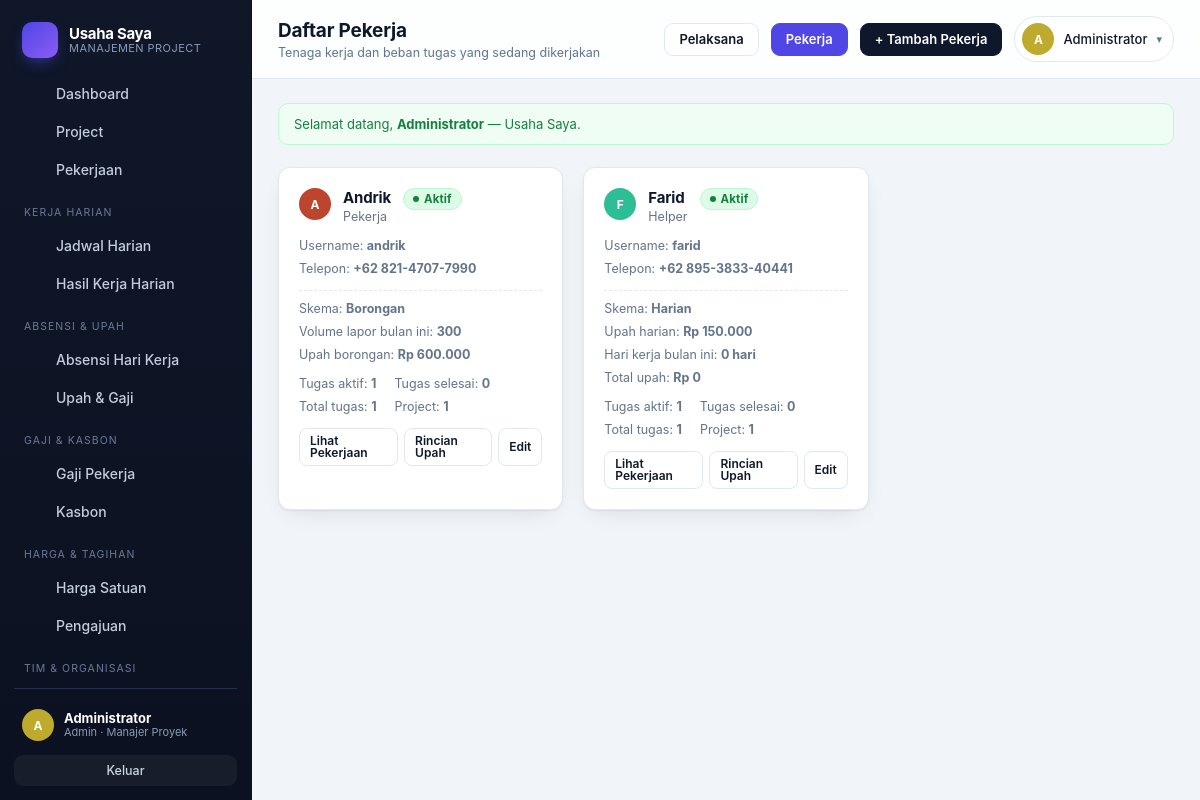
The app's page /tim.php?role=pekerja (signed in) with its own data.
### tables this page shows
CREATE TABLE perusahaan (
    id                INTEGER PRIMARY KEY AUTOINCREMENT,
    nama              TEXT NOT NULL,
    slug              TEXT NOT NULL DEFAULT '',
    logo              TEXT NOT NULL DEFAULT '',
    kontak_nama       TEXT NOT NULL DEFAULT '',
    kontak_telepon    TEXT NOT NULL DEFAULT '',
    masa_aktif_sampai TEXT NOT NULL DEFAULT '',
    maks_user         INTEGER NOT NULL DEFAULT 0,
    aktif             INTEGER NOT NULL DEFAULT 1,
    catatan           TEXT NOT NULL DEFAULT '',
    created_at        TEXT NOT NULL DEFAULT (datetime('now','localtime'))
, tutup_buku_tgl INTEGER NOT NULL DEFAULT 25);

CREATE TABLE users (
    id            INTEGER PRIMARY KEY AUTOINCREMENT,
    username      TEXT NOT NULL UNIQUE,
    password_hash TEXT NOT NULL,
    nama          TEXT NOT NULL,
    role          TEXT NOT NULL DEFAULT 'pekerja',
    jabatan       TEXT NOT NULL DEFAULT '',
    telepon       TEXT NOT NULL DEFAULT '',
    aktif         INTEGER NOT NULL DEFAULT 1,
    created_at    TEXT NOT NULL DEFAULT (datetime('now','localtime'))
, upah_harian REAL NOT NULL DEFAULT 0, skema TEXT NOT NULL DEFAULT 'harian', perusahaan_id INTEGER NOT NULL DEFAULT 0, is_owner INTEGER NOT NULL DEFAULT 0);

### tim.php (the view, shortened to what the rows shown need)
<?php
require_once __DIR__ . '/inc/auth.php';
require_once __DIR__ . '/inc/queries.php';
require_once __DIR__ . '/inc/layout.php';
$u = require_login();
$role = (string) ($_GET['role'] ?? 'pelaksana');
$people = all_users($role);
$lihatNominal = can_view_all_wages();
[$awalBulan, $akhirBulan] = default_periode();
$actions = '<a class="btn ' . ($role === 'pelaksana' ? 'btn-primary' : '') . '" href="tim.php?role=pelaksana">Pelaksana</a>'
    . '<a class="btn ' . ($role === 'pekerja' ? 'btn-primary' : '') . '" href="tim.php?role=pekerja">Pekerja</a>';
if (can_manage_users()) {
    $actions .= '<a class="btn btn-dark" href="user_form.php?role=' . e($role) . '">+ Tambah ' . ($role === 'pelaksana' ? 'Pelaksana' : 'Pekerja') . '</a>';
}
render_header(
    $role === 'pelaksana' ? 'Daftar Pelaksana' : 'Daftar Pekerja',
    $role === 'pelaksana'
        ? 'Penanggung jawab project &amp; pekerjaan di lapangan'
        : 'Tenaga kerja dan beban tugas yang sedang dikerjakan',
    $actions
);
?>
<?php if (!$people): ?>
  <div class="card">
    <div class="empty">
      <strong>Belum ada data <?= e($role) ?></strong>
      <span class="small"><?= can_manage_users() ? 'Tambahkan akun baru lewat tombol di kanan atas.' : 'Hubungi admin untuk menambahkan akun.' ?></span>
    </div>
  </div>
<?php else: ?>
  <div class="grid grid-3">
    <?php foreach ($people as $p): ?>
      <?php
      $st = $role === 'pelaksana' ? pelaksana_stats((int) $p['id']) : pekerja_stats((int) $p['id']);
      $avg = (int) ($st['avg_progress'] ?? 0);
      ?>
      <div class="card project-card">
        <div class="pc-head">
          <?= badge_avatar($p['nama']) ?>
          <div class="grow">
            <h3><?= e($p['nama']) ?></h3>
            <span class="small muted"><?= e($p['jabatan'] !== '' ? $p['jabatan'] : role_label($p['role'])) ?></span>
          </div>
          <?= (int) $p['aktif'] === 1 ? '<span class="pill pill-selesai">Aktif</span>' : '<span class="pill pill-belum">Nonaktif</span>' ?>
        </div>
        <div class="pc-meta">
          <span>Username: <strong class="mono"><?= e($p['username']) ?></strong></span>
          <span>Telepon: <strong><?= e($p['telepon'] !== '' ? $p['telepon'] : '—') ?></strong></span>
        </div>
        <?php if ($lihatNominal || (int) $p['id'] === (int) $u['id']): ?>
          <?php $up = upah_user_periode((int) $p['id'], $awalBulan, $akhirBulan); ?>
          <div class="pc-meta wage-block">
            <?php if ($p['skema'] === 'borongan'): ?>
              <span>Skema: <strong>Borongan</strong></span>
              <span>Volume lapor bulan ini: <strong><?= e(num($up['volume_lapor'])) ?></strong></span>
              <span>Upah borongan: <strong><?= e(rupiah($up['borongan_selesai'])) ?></strong></span>
            <?php else: ?>
              <span>Skema: <strong>Harian</strong></span>
              <span>Upah harian: <strong><?= (float) $p['upah_harian'] > 0 ? e(rupiah($p['upah_harian'])) : '<span class="muted">belum diisi</span>' ?></strong></span>
              <span>Hari kerja bulan ini: <strong><?= e(hari_format($up['hari'])) ?></strong></span>
              <span>Total upah: <strong><?= e(rupiah($up['total'])) ?></strong></span>
            <?php endif; ?>
          </div>
        <?php endif; ?>
        <?php if ($role === 'pelaksana'): ?>
          <div class="pc-meta">
            <span>Project: <strong><?= (int) $st['projects'] ?></strong> (<?= (int) $st['projects_berjalan'] ?> berjalan)</span>
            <span>Pekerjaan: <strong><?= (int) $st['pekerjaan'] ?></strong></span>
            <span>Selesai: <strong><?= (int) $st['selesai'] ?></strong></span>
            <span>Berjalan: <strong><?= (int) $st['proses'] ?></strong></span>
          </div>
          <div>
            <div class="bl-head" style="display:flex;justify-content:space-between;font-size:12.5px;margin-bottom:6px">
              <span class="muted">Rata-rata progress pekerjaan</span><strong><?= $avg ?>%</strong>
            </div>
            <?= progress_bar($avg, ' bar-lg') ?>
          </div>
          <?php if ((int) $st['terlambat'] > 0): ?>
            <span class="pill pill-late"><?= (int) $st['terlambat'] ?> pekerjaan terlambat</span>
          <?php endif; ?>
        <?php else: ?>
          <div class="pc-meta">
            <span>Tugas aktif: <strong><?= (int) $st['proses'] ?></strong></span>
            <span>Tugas selesai: <strong><?= (int) $st['selesai'] ?></strong></span>
            <span>Total tugas: <strong><?= (int) $st['tugas'] ?></strong></span>
            <span>Project: <strong><?= (int) $st['projects'] ?></strong></span>
          </div>
        <?php endif; ?>
        <div class="row-actions">
          <a class="btn btn-sm" href="pekerjaan.php?<?= $role === 'pelaksana' ? 'pelaksana_id=' : 'pekerja_id=' ?><?= (int) $p['id'] ?>">Lihat Pekerjaan</a>
          <?php if ($lihatNominal || (int) $p['id'] === (int) $u['id']): ?>
            <a class="btn btn-sm" href="upah_detail.php?id=<?= (int) $p['id'] ?>">Rincian Upah</a>
          <?php endif; ?>
          <?php if (can_manage_users()): ?>
            <a class="btn btn-sm" href="user_form.php?id=<?= (int) $p['id'] ?>">Edit</a>
          <?php endif; ?>
        </div>
      </div>
    <?php endforeach; ?>
  </div>
<?php endif; ?>
<?php render_footer(); ?>

### inc/layout.php (shortened to what the rows shown need)
<?php
function render_header(string $title, string $subtitle = '', string $actions = ''): void
{
    $u = current_user();
    $merek = brand();
    ?>
<!DOCTYPE html>
<html lang="id">
<head>
<link rel="stylesheet" href="assets/style.css">
</head>
<body>
<div class="shell">
  <aside class="sidebar" id="sidebar">
    <div class="brand">
      <span class="brand-text">
        <strong><?= e($merek['nama']) ?></strong>
        <small>Manajemen Project</small>
      </span>
    </div>
    <div class="side-foot">
      <div class="side-user">
        <?= badge_avatar($u['nama']) ?>
        <div class="side-user-info">
          <strong><?= e($u['nama']) ?></strong>
          <small><?= e(role_label($u['role'])) ?><?= $u['jabatan'] ? ' · ' . e($u['jabatan']) : '' ?></small>
        </div>
      </div>
    </div>
  </aside>
  <main class="main">
    <header class="topbar">
      <div class="topbar-title">
        <h1><?= e($title) ?></h1>
      </div>
      <div class="topbar-actions">
        <details class="user-menu">
          <summary>
            <?= badge_avatar($u['nama']) ?>
            <span class="user-menu-name"><?= e($u['nama']) ?></span>
            <span class="caret">▾</span>
          </summary>
        </details>
      </div>
    </header>
    <div class="content">
<?php
}
function render_footer(): void
{
    ?>
    </div>
  </main>
</div>
</body>
</html>
<?php
}

### inc/util.php (shortened to what the rows shown need)
<?php
function e(?string $v): string
{
    return htmlspecialchars((string) $v, ENT_QUOTES, 'UTF-8');
}
function initials(string $nama): string
{
    $parts = preg_split('/\s+/', trim($nama)) ?: [];
    $out = '';
    foreach (array_slice($parts, 0, 2) as $p) {
        if (function_exists('mb_substr')) {
            $out .= mb_strtoupper(mb_substr($p, 0, 1), 'UTF-8');
        } else {
            preg_match('/./u', $p, $m);
            $out .= strtoupper($m[0] ?? '');
        }
    }
    return $out !== '' ? $out : '?';
}
function avatar_hue(string $s): int
{
    return (int) (crc32($s) % 360);
}
function badge_avatar(string $nama, string $size = ''): string
{
    return '<span class="avatar ' . $size . '" style="--h:' . avatar_hue($nama) . '">' . e(initials($nama)) . '</span>';
}

### records on screen
perusahaan: nama "Usaha Saya"
users: nama "A A", nama "Administrator", role "Admin", jabatan "Manajer Proyek"
users: nama "A", nama "Andrik", jabatan "Pekerja", aktif "Aktif", username "andrik", telepon "+62 821-4707-7990", volume_lapor "300", borongan_selesai "Rp 600.000", proses "1", selesai "0", tugas "1", projects "1"
users: nama "F", nama "Farid", jabatan "Helper", aktif "Aktif", username "farid", telepon "+62 895-3833-40441", upah_harian "Rp 150.000", hari "0 hari", total "Rp 0", proses "1", selesai "0", tugas "1", projects "1"

### other values on screen
$item['label'] "Dashboard"
$item['label'] "Project"
$item['label'] "Pekerjaan"
$item['sep'] "KERJA HARIAN"
$item['label'] "Jadwal Harian"
$item['label'] "Hasil Kerja Harian"
$item['sep'] "ABSENSI & UPAH"
$item['label'] "Absensi Hari Kerja"
$item['label'] "Upah & Gaji"
$item['sep'] "GAJI & KASBON"
$item['label'] "Gaji Pekerja"
$item['label'] "Kasbon"
$item['sep'] "HARGA & TAGIHAN"
$item['label'] "Harga Satuan"
$item['label'] "Pengajuan"
